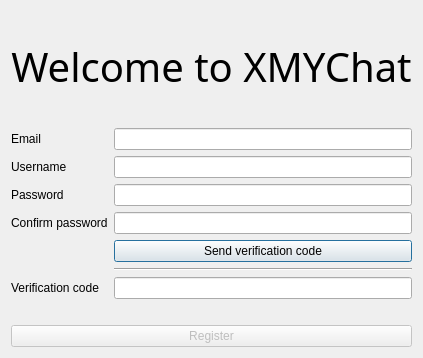
<?xml version="1.0" encoding="UTF-8"?>
<ui version="4.0">
 <class>RegisterDialog</class>
 <widget class="QDialog" name="RegisterDialog">
  <property name="geometry">
   <rect>
    <x>0</x>
    <y>0</y>
    <width>417</width>
    <height>358</height>
   </rect>
  </property>
  <property name="windowTitle">
   <string>Register</string>
  </property>
  <layout class="QGridLayout" name="gridLayout">
   <item row="1" column="0">
    <layout class="QVBoxLayout" name="verticalLayout">
     <item>
      <layout class="QFormLayout" name="formLayout">
       <item row="0" column="0">
        <widget class="QLabel" name="label_email">
         <property name="text">
          <string>Email</string>
         </property>
        </widget>
       </item>
       <item row="0" column="1">
        <widget class="QLineEdit" name="lineEdit_email"/>
       </item>
       <item row="1" column="0">
        <widget class="QLabel" name="label_username">
         <property name="text">
          <string>Username</string>
         </property>
        </widget>
       </item>
       <item row="1" column="1">
        <widget class="QLineEdit" name="lineEdit_username"/>
       </item>
       <item row="2" column="0">
        <widget class="QLabel" name="label_password">
         <property name="text">
          <string>Password</string>
         </property>
        </widget>
       </item>
       <item row="2" column="1">
        <widget class="QLineEdit" name="lineEdit_password">
         <property name="echoMode">
          <enum>QLineEdit::Password</enum>
         </property>
        </widget>
       </item>
       <item row="3" column="0">
        <widget class="QLabel" name="label_confirm">
         <property name="text">
          <string>Confirm password</string>
         </property>
        </widget>
       </item>
       <item row="3" column="1">
        <widget class="QLineEdit" name="lineEdit_confirm">
         <property name="echoMode">
          <enum>QLineEdit::Password</enum>
         </property>
        </widget>
       </item>
       <item row="4" column="1">
        <widget class="QPushButton" name="pushButton_send_code">
         <property name="text">
          <string>Send verification code</string>
         </property>
        </widget>
       </item>
       <item row="5" column="1">
        <widget class="Line" name="line">
         <property name="orientation">
          <enum>Qt::Horizontal</enum>
         </property>
        </widget>
       </item>
       <item row="6" column="0">
        <widget class="QLabel" name="label_verification_code">
         <property name="text">
          <string>Verification code</string>
         </property>
        </widget>
       </item>
       <item row="6" column="1">
        <widget class="QLineEdit" name="lineEdit_verification_code"/>
       </item>
      </layout>
     </item>
     <item>
      <widget class="QLabel" name="label_warn">
       <property name="text">
        <string/>
       </property>
      </widget>
     </item>
     <item>
      <widget class="QPushButton" name="pushButton_register">
       <property name="enabled">
        <bool>false</bool>
       </property>
       <property name="text">
        <string>Register</string>
       </property>
      </widget>
     </item>
    </layout>
   </item>
   <item row="0" column="0">
    <widget class="QLabel" name="label_title">
     <property name="font">
      <font>
       <family>Bahnschrift SemiLight Condensed</family>
       <pointsize>30</pointsize>
       <italic>false</italic>
      </font>
     </property>
     <property name="text">
      <string>Welcome to XMYChat</string>
     </property>
     <property name="alignment">
      <set>Qt::AlignCenter</set>
     </property>
    </widget>
   </item>
  </layout>
 </widget>
 <resources/>
 <connections/>
</ui>
